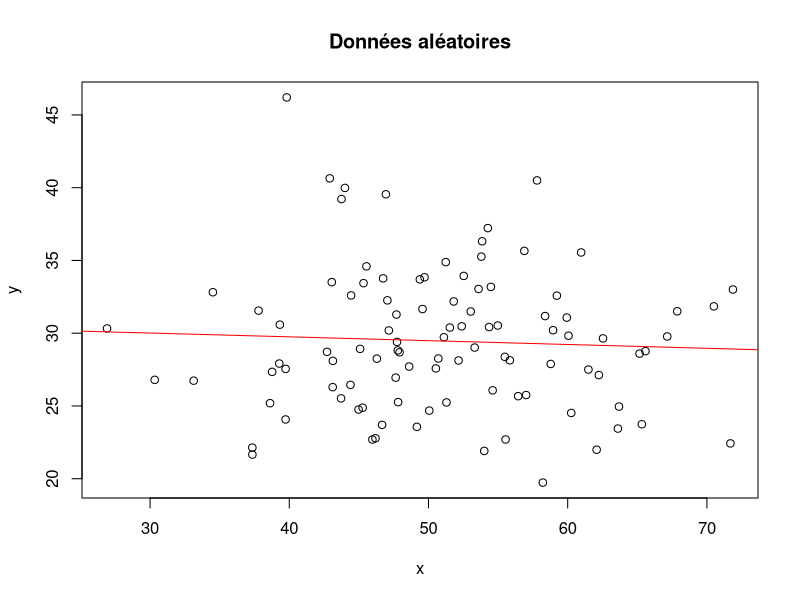

Write the R code that produced this figure.
# Définir une fonction pour générer des données aléatoires et effectuer des analyses
mon_programme <- function() {
  # Générer des données aléatoires
  set.seed(123)  # Pour la reproductibilité
  n <- 100  # Nombre d'observations
  donnees <- data.frame(
    x = rnorm(n, mean = 50, sd = 10),  # Variable aléatoire x
    y = rnorm(n, mean = 30, sd = 5)     # Variable aléatoire y
  )
  
  # Effectuer une analyse simple
  modele <- lm(y ~ x, data = donnees)  # Modèle de régression linéaire
  summary_modele <- summary(modele)     # Résumé du modèle
  
  # Afficher les résultats
  print("Résumé du modèle de régression linéaire :")
  print(summary_modele)
  
  # Visualiser les données et le modèle
  plot(donnees$x, donnees$y, main = "Données aléatoires", xlab = "x", ylab = "y")
  abline(modele, col = "red")  # Ajouter la ligne de régression
}

# Exécuter le programme
mon_programme()
